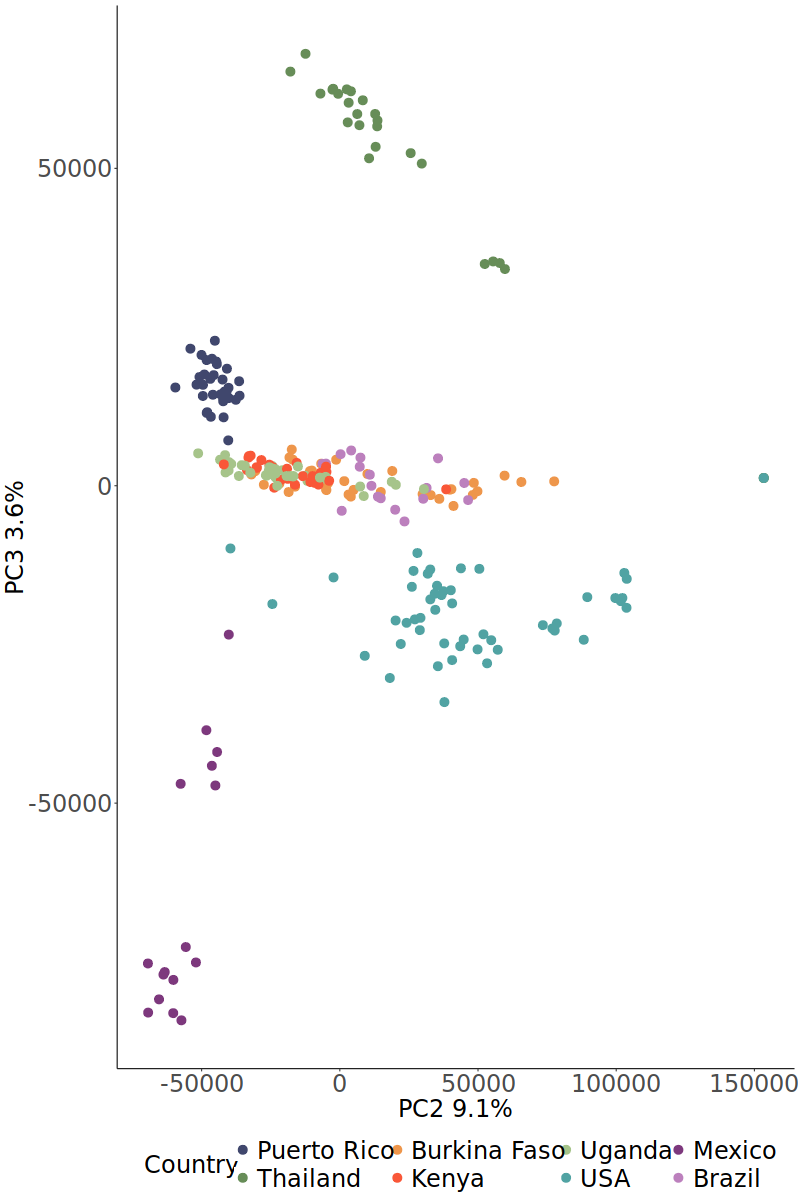

Write R code to recreate this figure.

##############################################################
#####################  Read in Packages  #####################
##############################################################

options(scipen=999) #this ensures analysis is in scientific notation
install.packages("data.table")
require(data.table) #allows you to read in dataframes
require(ape) #popgen package
require(qqman) #popgen package
library(ggplot2) #for plotting
require("colorRamps") #for colouring
library("RColorBrewer") #colouring
#library(tidyverse)

#setwd("~/Desktop/pop_gen/")
## run on server!!
## cmd + option + enter

##############################################################
#######################  Read in Data  #######################
##############################################################

#mat_bin <- read.delim("emmadata.2024_02_02.genotyped.norm.mat.bin")
#mat_bin <- read.delim("/mnt/storage12/emma/PR_combine/all_aedes_norm_filt_miss0.5_mac3_minQ30.vcf.gz.recode.mat.bin")
#mat_bin <- read.delim("/mnt/storage12/emma/PR_combine/all_aedes_norm_filt_miss0.5_mac3_minQ30.vcf.gz.recode.indv_miss0.5.recode.mat.bin")
mat_bin <- read.delim("/mnt/storage12/emma/PR_combine/all_aedes_norm_filt_miss0.5_mac3_minQ30.vcf.gz.recode.chrom.lmiss.filt.vcf.gz.recode.mat.bin")
mat_bin <- as.data.frame(mat_bin)

# Read in metadata
metadata<-read.delim("/mnt/storage12/emma/PR_combine/all_sample_country_metadata.csv", sep=",", header=T)
metadata<-as.data.frame(metadata)

### You want to check that both the SNP matrix and the metadata have the same samples ###
metadata <- metadata[(metadata$ID)%in%colnames(mat_bin),]
mat_bin_samples <- mat_bin[,colnames(mat_bin )%in%metadata$ID]



##############################################################
########################  Check NAs  #########################
##############################################################

na_count <-sapply(snp_na, function(y) sum(length(which(is.na(y)))))
na_count<-as.data.frame(na_count)
na_count<- na_count[4:nrow(na_count),]
na_count<-cbind(metadata$ID, metadata$Country, na_count)
na_count<-as.data.frame(na_count)

library(ggplot2)
plot <- ggplot() +
  geom_boxplot(data = na_count, aes(x = as.factor(V2), y = as.numeric(na_count), fill = V2)) +
  xlab("")+
  ylab("NA count") +
  ggtitle("all_aedes_norm_filt_miss0.5_mac3_minQ30") +
  theme_minimal()
plot
ggsave("/mnt/storage12/emma/PR_combine/all_aedes_norm_filt_miss0.5_mac3_minQ30_NA_check.png", plot)
dev.off()

rm(na_count)

##############################################################
##################  Imputing NAs option  #####################
##############################################################
snp_imputed_freq<-t(snp_na)

for(i in 1:ncol(snp_imputed_freq)){
  snp_imputed_freq[is.na(snp_imputed_freq[,i]), i] <- as.numeric(names(which.max(table(snp_imputed_freq[,i]))))
}

snp_imputed_freq_t<-t(snp_imputed_freq)
dim(snp_imputed_freq_t)
write.csv(snp_imputed_freq_t, "all_aedes_norm_filt_miss0.5_mac3_minQ30.vcf.gz.recode.mat.bin.imput", row.names = FALSE)

snp_imputed_freq_t <- read.delim("all_aedes_norm_filt_miss0.5_mac3_minQ30.vcf.gz.recode.mat.bin.imput", sep = ",", header = TRUE)
dim(snp_imputed_freq_t)
## if has indexed row names need to remove
snp_imputed_freq_t <- snp_imputed_freq_t[,2:ncol(snp_imputed_freq_t)]

na_count_imp <-sapply(snp_imputed_freq_t, function(y) sum(length(which(is.na(y)))))
na_count_imp<-as.data.frame(na_count_imp)
write.csv(na_count_imp, "na_count_imp_df")

#na_count_imp<- na_count_imp[4:nrow(na_count_imp),]
na_count_imp<-cbind(metadata$ID, metadata$Country, na_count_imp)
na_count_imp<-as.data.frame(na_count_imp)
colnames(na_count_imp) <- c("ID", "Country", "count")
rownames(na_count_imp) <- NULL

library(ggplot2)
plot <- ggplot() +
  geom_point(data = na_count_imp, aes(x = Country, y = count))
ggsave("NA_check_imp.png", plot)
dev.off()

##############################################################
###############  Creating the distance matrix  ###############
##############################################################

PR_meta <- read.csv("/mnt/storage12/emma/PR_combine/all_samples_PR_resistance.csv")
subset_SRR <- unique(PR_meta$ID) 

subset <- mat_bin_samples[,colnames(mat_bin_samples) %in% subset_SRR]

dist_dat<-dist(t(mat_bin_samples), method = "manhattan")
dist_dat_PR<-dist(t(subset), method = "manhattan")
#dist_dat<-dist(t(snp_imputed_freq_t), method = "manhattan")
#write.csv(dist_dat, "all_aedes_norm_ filt_miss0.5_mac3_minQ30.vcf.gz.recode.dist.mat")

#Formatting for a PCA
cmd_dat<-cmdscale(dist_dat, k = 10, eig = TRUE, x.ret = TRUE)
cmd_dat_PR<-cmdscale(dist_dat_PR, k = 10, eig = TRUE, x.ret = TRUE)
#write.csv(cmd_dat, "all_aedes_norm_filt_miss0.5_mac3_minQ30.vcf.gz.recode.dist.mat.pca")


# work out eigenvalue for axis label
calc_variance_explained <- function(pc_points) {
    vars <- round(pc_points$eig / sum(pc_points$eig) * 100, 1)
    names(vars) <- paste0("PC", seq_len(length(vars)))
    vars
}

vars <- calc_variance_explained(cmd_dat)
vars_PR <- calc_variance_explained(cmd_dat_PR)
PC1_lab <- vars["PC1"]
PC2_lab <- vars["PC2"]
PC3_lab <- vars["PC3"]

PC1_lab <- vars_PR["PC1"]
PC2_lab <- vars_PR["PC2"]
PC3_lab <- vars_PR["PC3"]

##############################################################
##########################  PCA plot  ########################
##############################################################


df <- as.data.frame(cmd_dat$points, stringsAsFactors = F)
colnames(df) <- gsub("V", "PC", colnames(df))
df$Country <- metadata$Country
df$Region <- metadata$Region
df$Subregion <- metadata$Subregion

# filtered version
library(stringr)
df_PR <- as.data.frame(cmd_dat_PR$points, stringsAsFactors = F)
colnames(df_PR) <- gsub("V", "PC", colnames(df_PR))
df_PR$Country <- PR_meta$Country
df_PR$Region <- PR_meta$Region
df_PR$Subregion <- PR_meta$Subregion
for (i in 1:nrow(df_PR)){
    df_PR$Subregion_simple[i] <- unlist(strsplit(df_PR$Subregion[i], ":"))[[2]]
}



#DEFINE COLOUR TO USE
#col_ramp <- brewer.pal(8, "Pastel1")
col_ramp <- c("#40476D", "#678D58","#EE964B", "#F95738",  "#A6C48A",  "#51A3A3", "#7D387D", "#bc80bd")
#col_ramp <- c("#db7376", "#52a884", "#bc80bd", "#465c7a", "#ffaa5c",  "#A6C48A",  "#51A3A3", "#7D387D")
colour_by <- "Country"
colour_by <- "Subregion_simple"


## change data input if using filtered version
####### PC1 vs PC2 #######
plot <- ggplot() + 
    geom_point(data = df_PR, aes(x = PC1, y = PC2, colour = !!sym(colour_by)), size = 5) +
    xlab(paste0("PC1 ", PC1_lab, "%")) +
    ylab(paste0("PC2 ", PC2_lab, "%")) +
    scale_colour_manual(values = col_ramp, name = "Subregion") +
    theme_classic() +
    theme(legend.position = "bottom",
            axis.text = element_text(size = 24),
            axis.title = element_text(size = 24),
            legend.text = element_text(size = 24),
            legend.title = element_text(size = 24))

plot
tiff("/mnt/storage12/emma/PR_combine/PCA_plots/PCA_all_samples_PC1_PC2_lmiss.tiff",height=1200,width=1200)
dev.off()
tiff("/mnt/storage12/emma/PR_combine/PCA_plots/PCA_PR_samples_PC1_PC2_lmiss.tiff",height=1200,width=1200)


####### PC1 vs PC3 #######
plot <- ggplot() + 
    geom_point(data = df_PR, aes(x = PC1, y = PC3, colour = !!sym(colour_by)), size = 4) +
    xlab(paste0("PC1 ", PC1_lab, "%")) +
    ylab(paste0("PC3 ", PC3_lab, "%")) +
    scale_colour_manual(values = col_ramp) +
    theme_classic() +
    theme(legend.position = "bottom",
            axis.text = element_text(size = 24),
            axis.title = element_text(size = 24),
            legend.text = element_text(size = 24),
            legend.title = element_text(size = 24))

plot
tiff("/mnt/storage12/emma/PR_combine/PCA_plots/PCA_all_samples_PC1_PC3_lmiss.tiff",height=1200,width=1200)
dev.off()


####### PC2 vs PC3 #######
plot <- ggplot() + 
    geom_point(data = df, aes(x = PC2, y = PC3, colour = !!sym(colour_by)), size = 4) +
    xlab(paste0("PC2 ", PC2_lab, "%")) +
    ylab(paste0("PC3 ", PC3_lab, "%")) +
    scale_colour_manual(values = col_ramp) +
    theme_classic() +
    theme(legend.position = "bottom",
            axis.text = element_text(size = 24),
            axis.title = element_text(size = 24),
            legend.text = element_text(size = 24),
            legend.title = element_text(size = 24))

plot
tiff("/mnt/storage12/emma/PR_combine/PCA_plots/PCA_all_samples_PC2_PC3_lmiss.tiff",height=1200,width=1200)
dev.off()



###### test remove sample ########
which.max(df$PC2)
dim(df)
df_rm <- df[c(1:183, 185:248),]
plot <- ggplot() + 
    geom_point(data = df_rm, aes(x = PC1, y = PC2, colour = !!sym(colour_by)), size = 4) +
    xlab(paste0("PC1 ", PC1_lab, "%")) +
    ylab(paste0("PC2 ", PC2_lab, "%")) +
    scale_colour_manual(values = col_ramp) +
    theme_classic() +
    theme(legend.position = "bottom",
            axis.text = element_text(size = 24),
            axis.title = element_text(size = 24),
            legend.text = element_text(size = 24),
            legend.title = element_text(size = 24))

plot

which.max(df_rm$PC2)
dim(df_rm)
df_rm <- df_rm[c(1:111,113:245),]

####### PC1 vs PC2 #######
plot <- ggplot() + 
    geom_point(data = df_rm, aes(x = PC1, y = PC2, colour = !!sym(colour_by)), size = 4) +
    xlab(paste0("PC1 ", PC1_lab, "%")) +
    ylab(paste0("PC2 ", PC2_lab, "%")) +
    scale_colour_manual(values = col_ramp) +
    theme_classic() +
    theme(legend.position = "bottom",
            axis.text = element_text(size = 24),
            axis.title = element_text(size = 24),
            legend.text = element_text(size = 24),
            legend.title = element_text(size = 24))

plot
tiff("/mnt/storage12/emma/PR_combine/PCA_plots/PCA_all_samples_PC1_PC2_lmiss_no_outlier.tiff",height=1200,width=1200)
dev.off()

####### PC1 vs PC3 #######
plot <- ggplot() + 
    geom_point(data = df_rm, aes(x = PC1, y = PC3, colour = !!sym(colour_by)), size = 4) +
    xlab(paste0("PC1 ", PC1_lab, "%")) +
    ylab(paste0("PC3 ", PC3_lab, "%")) +
    scale_colour_manual(values = col_ramp) +
    theme_classic() +
    theme(legend.position = "bottom",
            axis.text = element_text(size = 24),
            axis.title = element_text(size = 24),
            legend.text = element_text(size = 24),
            legend.title = element_text(size = 24))

plot
tiff("/mnt/storage12/emma/PR_combine/PCA_plots/PCA_all_samples_PC1_PC3_lmiss_no_outlier.tiff",height=1200,width=1200)
dev.off()

####### PC2 vs PC3 #######
plot <- ggplot() + 
    geom_point(data = df_rm, aes(x = PC2, y = PC3, colour = !!sym(colour_by)), size = 4) +
    xlab(paste0("PC2 ", PC2_lab, "%")) +
    ylab(paste0("PC3 ", PC3_lab, "%")) +
    scale_colour_manual(values = col_ramp) +
    theme_classic() +
    theme(legend.position = "bottom",
            axis.text = element_text(size = 24),
            axis.title = element_text(size = 24),
            legend.text = element_text(size = 24),
            legend.title = element_text(size = 24))

plot
tiff("/mnt/storage12/emma/PR_combine/PCA_plots/PCA_all_samples_PC2_PC3_lmiss_no_outlier.tiff",height=1200,width=1200)
dev.off()


#### NJ TREE ####
require("ape")

tree_dat<-nj(dist_dat)
write.tree(tree_dat, file="all_samples_lmiss.tree")


tree_dat<-nj(dist_dat_PR)
write.tree(tree_dat, file="PR_lmiss.tree")

## open in iTOL








##old plot script

plot(cmd_dat$points[,1], cmd_dat$points[,2],pch=16,xlab="PC1",ylab="PC2",cex=2.5,cex.axis=2)
plot(cmd_dat$points[,1], 
        cmd_dat$points[,2],
        pch=16, 
        col=col_ramp[as.factor(metadata$Country)],
        xlab=paste0("PC1 ", PC1_lab, "%"),
        ylab="PC2",cex=2.5,cex.axis=2)

legend("bottomleft",title="Legend",legend=unique(metadata_rem$Country),cex=1,col=col_ramp[unique(as.factor(metadata_rem$Country))],pch=16)

#TO SAVE PC1 vs PC2
tiff("./PCA_all_samples_PC1_PC2_imput.tiff",height=1200,width=1200)
plot(cmd_dat$points[,1], cmd_dat$points[,2], col = col_ramp[as.factor(metadata$Country)],pch=16,xlab="PC1",ylab="PC2",cex=2.5,cex.axis=2)
legend("bottomleft",title="Legend",legend=unique(metadata$Country),cex=1,col=col_ramp[unique(as.factor(metadata$Country))],pch=16)
dev.off()

#TO SAVE PC1 vs PC2
tiff("./PCA_all_samples_PC1_PC3_imput2.tiff",height=1200,width=1200)
plot(cmd_dat$points[,1], cmd_dat$points[,3], col = as.factor(metadata$Country),pch=16,xlab="PC1",ylab="PC3",cex=2.5,cex.axis=2)
legend("bottomright",title="Legend",col = unique(as.factor(metadata$Country)), legend=unique(metadata$Country),cex=1.5,pch=16)
dev.off()

#TO SAVE PC2 vs PC3
tiff("./PCA_all_samples_PC2_PC3_imput2.tiff",height=1200,width=1200)
plot(cmd_dat$points[,2], cmd_dat$points[,3], col = as.factor(metadata$Country),pch=16,xlab="PC2",ylab="PC3",cex=2.5,cex.axis=2)
legend("bottomright",title="Legend",col = unique(as.factor(metadata$Country)), legend=unique(metadata$Country),cex=1.5,pch=16)
dev.off()

## test remove sample
cmd_dat_df <- as.data.frame(cmd_dat$points)

which.max(cmd_dat_df[,1])
dim(cmd_dat_df)
cmd_dat_df <- cmd_dat_df[c(1:130, 132:248),]
which.max(cmd_dat_df[,1])
cmd_dat_df <- cmd_dat_df[c(1:137, 139:247),]

calc_variance_explained <- function(pc_points) {
  vars <- round(pc_points$eig / sum(pc_points$eig) * 100, 1)
  names(vars) <- paste0("PC", seq_len(length(vars)))
  vars
}

vars <- calc_variance_explained(cmd_dat)
library(ggplot2)
tiff("./PCA_all_samples_PC1_PC2_test2.tiff",height=1200,width=1200)
plot(cmd_dat_df$V1, cmd_dat_df$V2, col = col_ramp[as.factor(metadata$Country)],pch=16,xlab="PC1",ylab="PC3",cex=2.5,cex.axis=2)
dev.off()

ggplot(data = cmd_dat_df, aes(x = V1, y = V2)) +
  geom_point(aes(size = 10, colour = as.factor(metadata$Country))) +
  labs(x = paste0("PC1", " (", vars["PC1"], "%)"),
       y = paste0("PC2", " (", vars["PC2"], "%)")) +
  theme_classic() +
  theme(legend.position = "bottom")

dev.off()


#### NJ TREE ####
require("ape")

tree_dat<-nj(dist_dat)
write.tree(tree_dat, file="YOURNEWICKFILE.tree")

## open in iTOL

